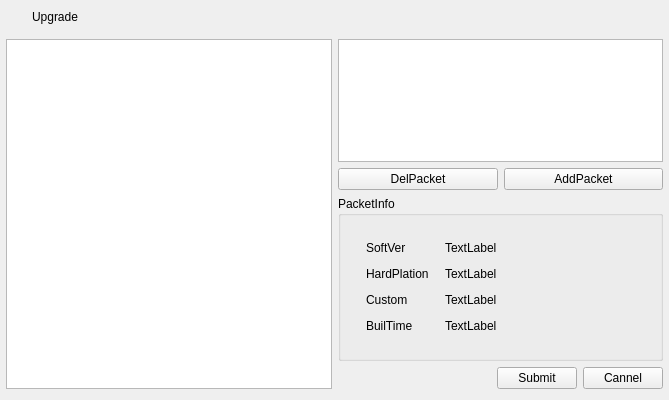
<?xml version="1.0" encoding="UTF-8"?>
<ui version="4.0">
 <class>DlgUpgrade</class>
 <widget class="QDialog" name="DlgUpgrade">
  <property name="geometry">
   <rect>
    <x>0</x>
    <y>0</y>
    <width>669</width>
    <height>400</height>
   </rect>
  </property>
  <property name="windowTitle">
   <string>Dialog</string>
  </property>
  <layout class="QGridLayout" name="gridLayout_3">
   <property name="leftMargin">
    <number>0</number>
   </property>
   <property name="topMargin">
    <number>0</number>
   </property>
   <property name="rightMargin">
    <number>0</number>
   </property>
   <item row="0" column="0">
    <widget class="QWidget" name="WidGetTitle" native="true">
     <property name="enabled">
      <bool>true</bool>
     </property>
     <property name="sizePolicy">
      <sizepolicy hsizetype="Preferred" vsizetype="Fixed">
       <horstretch>0</horstretch>
       <verstretch>0</verstretch>
      </sizepolicy>
     </property>
     <property name="minimumSize">
      <size>
       <width>0</width>
       <height>33</height>
      </size>
     </property>
     <property name="maximumSize">
      <size>
       <width>16777215</width>
       <height>33</height>
      </size>
     </property>
     <layout class="QGridLayout" name="gridLayout_2">
      <property name="leftMargin">
       <number>0</number>
      </property>
      <property name="topMargin">
       <number>0</number>
      </property>
      <property name="rightMargin">
       <number>0</number>
      </property>
      <property name="bottomMargin">
       <number>0</number>
      </property>
      <property name="spacing">
       <number>0</number>
      </property>
      <item row="0" column="2">
       <widget class="QLabel" name="LabTitle">
        <property name="minimumSize">
         <size>
          <width>0</width>
          <height>33</height>
         </size>
        </property>
        <property name="maximumSize">
         <size>
          <width>16777215</width>
          <height>33</height>
         </size>
        </property>
        <property name="text">
         <string>Upgrade</string>
        </property>
       </widget>
      </item>
      <item row="0" column="3">
       <widget class="QWidget" name="MenuWidget" native="true">
        <property name="sizePolicy">
         <sizepolicy hsizetype="Minimum" vsizetype="Preferred">
          <horstretch>0</horstretch>
          <verstretch>0</verstretch>
         </sizepolicy>
        </property>
        <property name="minimumSize">
         <size>
          <width>128</width>
          <height>33</height>
         </size>
        </property>
        <property name="maximumSize">
         <size>
          <width>128</width>
          <height>33</height>
         </size>
        </property>
        <widget class="QPushButton" name="BtnMenu">
         <property name="geometry">
          <rect>
           <x>0</x>
           <y>0</y>
           <width>32</width>
           <height>33</height>
          </rect>
         </property>
         <property name="sizePolicy">
          <sizepolicy hsizetype="Minimum" vsizetype="Expanding">
           <horstretch>0</horstretch>
           <verstretch>0</verstretch>
          </sizepolicy>
         </property>
         <property name="minimumSize">
          <size>
           <width>31</width>
           <height>0</height>
          </size>
         </property>
         <property name="focusPolicy">
          <enum>Qt::NoFocus</enum>
         </property>
         <property name="toolTip">
          <string>Menu</string>
         </property>
         <property name="text">
          <string/>
         </property>
         <property name="autoDefault">
          <bool>true</bool>
         </property>
         <property name="flat">
          <bool>true</bool>
         </property>
        </widget>
        <widget class="QPushButton" name="BtnMin">
         <property name="geometry">
          <rect>
           <x>32</x>
           <y>0</y>
           <width>32</width>
           <height>33</height>
          </rect>
         </property>
         <property name="sizePolicy">
          <sizepolicy hsizetype="Minimum" vsizetype="Expanding">
           <horstretch>0</horstretch>
           <verstretch>0</verstretch>
          </sizepolicy>
         </property>
         <property name="minimumSize">
          <size>
           <width>31</width>
           <height>0</height>
          </size>
         </property>
         <property name="text">
          <string/>
         </property>
         <property name="autoDefault">
          <bool>true</bool>
         </property>
         <property name="flat">
          <bool>true</bool>
         </property>
        </widget>
        <widget class="QPushButton" name="BtnMax">
         <property name="geometry">
          <rect>
           <x>64</x>
           <y>0</y>
           <width>32</width>
           <height>33</height>
          </rect>
         </property>
         <property name="sizePolicy">
          <sizepolicy hsizetype="Minimum" vsizetype="Expanding">
           <horstretch>0</horstretch>
           <verstretch>0</verstretch>
          </sizepolicy>
         </property>
         <property name="text">
          <string/>
         </property>
         <property name="autoDefault">
          <bool>true</bool>
         </property>
         <property name="flat">
          <bool>true</bool>
         </property>
        </widget>
        <widget class="QPushButton" name="BtnClose">
         <property name="geometry">
          <rect>
           <x>96</x>
           <y>0</y>
           <width>40</width>
           <height>33</height>
          </rect>
         </property>
         <property name="text">
          <string/>
         </property>
         <property name="autoDefault">
          <bool>true</bool>
         </property>
         <property name="flat">
          <bool>true</bool>
         </property>
        </widget>
       </widget>
      </item>
      <item row="0" column="0">
       <widget class="QLabel" name="LabIco">
        <property name="minimumSize">
         <size>
          <width>32</width>
          <height>33</height>
         </size>
        </property>
        <property name="maximumSize">
         <size>
          <width>32</width>
          <height>33</height>
         </size>
        </property>
        <property name="text">
         <string/>
        </property>
       </widget>
      </item>
     </layout>
    </widget>
   </item>
   <item row="1" column="0">
    <layout class="QHBoxLayout" name="horizontalLayout">
     <property name="leftMargin">
      <number>6</number>
     </property>
     <property name="rightMargin">
      <number>6</number>
     </property>
     <item>
      <widget class="QTableView" name="TviewDeviceList"/>
     </item>
     <item>
      <layout class="QVBoxLayout" name="verticalLayout">
       <item>
        <widget class="QTableView" name="TviewPacket"/>
       </item>
       <item>
        <layout class="QHBoxLayout" name="horizontalLayout_2">
         <item>
          <widget class="QPushButton" name="BtnDelPacket">
           <property name="text">
            <string>DelPacket</string>
           </property>
          </widget>
         </item>
         <item>
          <widget class="QPushButton" name="BtnAddPacket">
           <property name="text">
            <string>AddPacket</string>
           </property>
          </widget>
         </item>
        </layout>
       </item>
       <item>
        <widget class="QGroupBox" name="groupBox">
         <property name="title">
          <string>PacketInfo</string>
         </property>
         <layout class="QGridLayout" name="gridLayout">
          <item row="0" column="0">
           <layout class="QFormLayout" name="formLayout">
            <property name="horizontalSpacing">
             <number>16</number>
            </property>
            <property name="verticalSpacing">
             <number>12</number>
            </property>
            <property name="leftMargin">
             <number>16</number>
            </property>
            <property name="topMargin">
             <number>16</number>
            </property>
            <property name="rightMargin">
             <number>16</number>
            </property>
            <property name="bottomMargin">
             <number>16</number>
            </property>
            <item row="0" column="0">
             <widget class="QLabel" name="LabPacketSoftVer">
              <property name="text">
               <string>SoftVer</string>
              </property>
             </widget>
            </item>
            <item row="1" column="0">
             <widget class="QLabel" name="LabPacketHardPlation">
              <property name="text">
               <string>HardPlation</string>
              </property>
             </widget>
            </item>
            <item row="2" column="0">
             <widget class="QLabel" name="LabPacketCustom">
              <property name="text">
               <string>Custom</string>
              </property>
             </widget>
            </item>
            <item row="3" column="0">
             <widget class="QLabel" name="LabPacketBuildTime">
              <property name="text">
               <string>BuilTime</string>
              </property>
             </widget>
            </item>
            <item row="0" column="1">
             <widget class="QLabel" name="LabPacketMsgSoftVer">
              <property name="text">
               <string>TextLabel</string>
              </property>
             </widget>
            </item>
            <item row="1" column="1">
             <widget class="QLabel" name="LabPacketMsgHardPlation">
              <property name="text">
               <string>TextLabel</string>
              </property>
             </widget>
            </item>
            <item row="2" column="1">
             <widget class="QLabel" name="LabPacketMsgCustom">
              <property name="text">
               <string>TextLabel</string>
              </property>
             </widget>
            </item>
            <item row="3" column="1">
             <widget class="QLabel" name="LabPacketMsgBuildTime">
              <property name="text">
               <string>TextLabel</string>
              </property>
             </widget>
            </item>
           </layout>
          </item>
         </layout>
        </widget>
       </item>
       <item>
        <layout class="QHBoxLayout" name="HorSubCannelBtn">
         <item>
          <spacer name="horizontalSpacer">
           <property name="orientation">
            <enum>Qt::Horizontal</enum>
           </property>
           <property name="sizeHint" stdset="0">
            <size>
             <width>40</width>
             <height>20</height>
            </size>
           </property>
          </spacer>
         </item>
         <item>
          <widget class="QPushButton" name="BtnSubmit">
           <property name="text">
            <string>Submit</string>
           </property>
          </widget>
         </item>
         <item>
          <widget class="QPushButton" name="BtnCannel">
           <property name="text">
            <string>Cannel</string>
           </property>
          </widget>
         </item>
        </layout>
       </item>
      </layout>
     </item>
    </layout>
   </item>
  </layout>
 </widget>
 <resources/>
 <connections/>
</ui>
